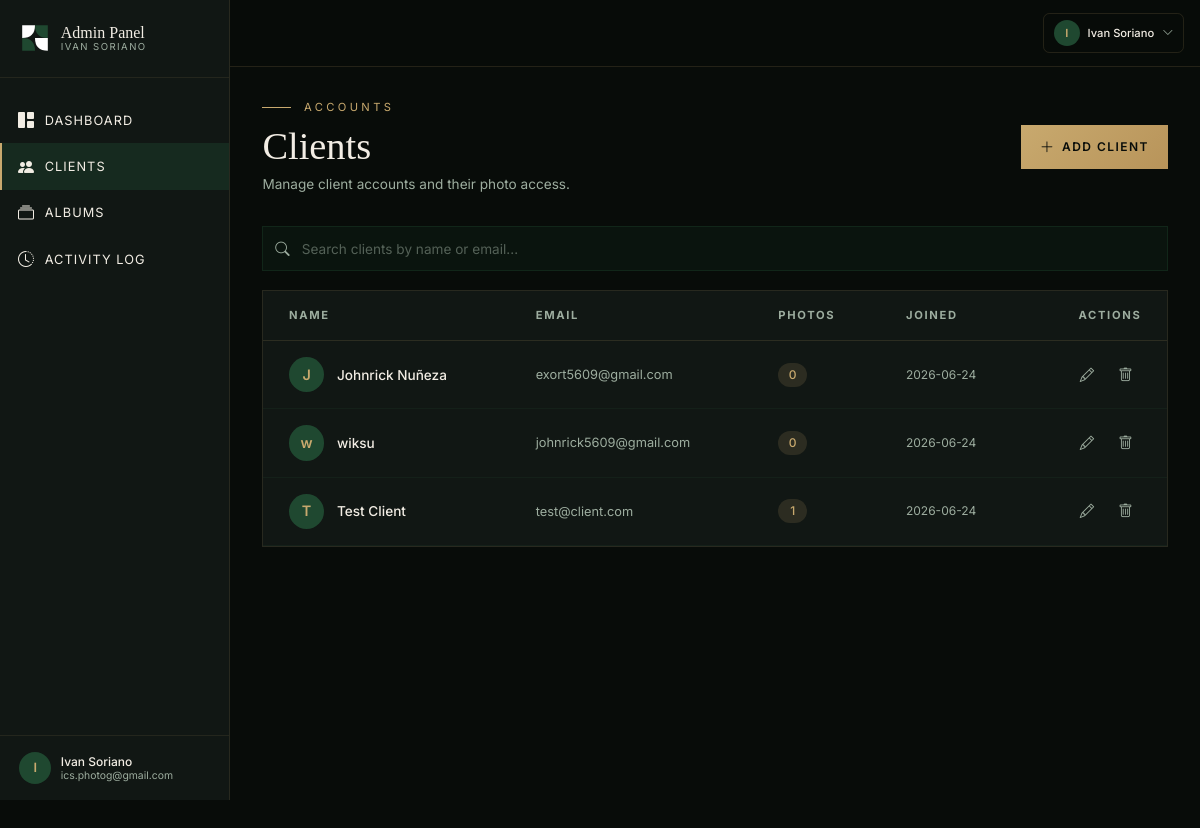
Before: /admin/clients (signed in) with the older database file.
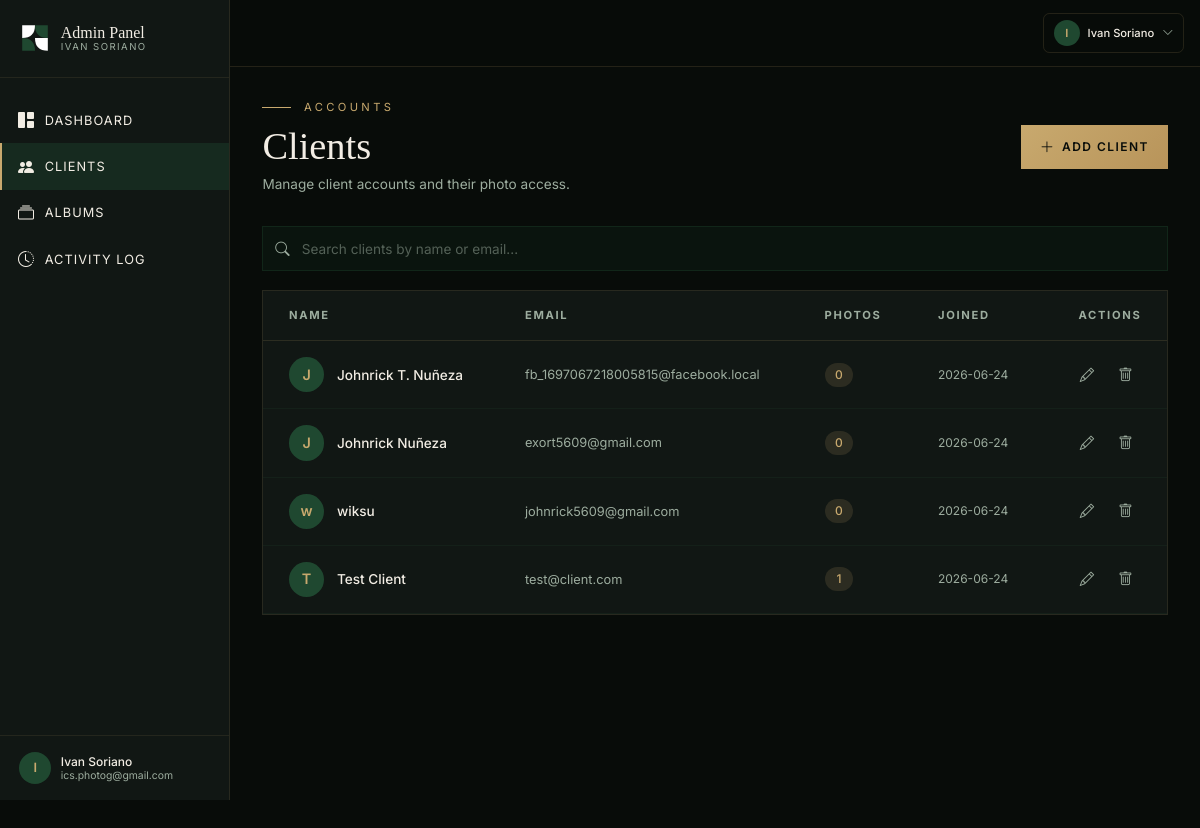
After: the same page with the newer database file.
### models.py (models this page shows, shortened)
class User(UserMixin, db.Model):
    __tablename__ = "users"
    id = db.Column(db.Integer, primary_key=True)
    email = db.Column(db.String(120), unique=True, nullable=False)
    password_hash = db.Column(db.String(256), nullable=True)
    role = db.Column(db.String(20), nullable=False, default="client")  # 'admin' or 'client'
    name = db.Column(db.String(100), nullable=False, default="")
    created_at = db.Column(db.DateTime, default=datetime.utcnow)
    failed_login_count = db.Column(db.Integer, default=0)
    locked_until = db.Column(db.DateTime, nullable=True)
    oauth_provider = db.Column(db.String(20), nullable=True)  # 'facebook', 'google', or None
    assignments = db.relationship("PhotoAssignment", backref="client", foreign_keys="PhotoAssignment.client_id", cascade="all, delete-orphan")
    @property
    def is_admin(self):
        return self.role == "admin"

### admin.py (the view)
@admin_bp.route("/clients")
@admin_required
def clients():
    client_list = User.query.filter_by(role="client").order_by(User.created_at.desc()).all()
    return render_template("admin/clients.html", clients=client_list)

### admin.py (called while the page is built)
def admin_required(f):
    @wraps(f)
    @login_required
    def decorated(*args, **kwargs):
        if not current_user.is_admin:
            return redirect(url_for("client.gallery"))
        return f(*args, **kwargs)
    return decorated

### app.py (called while the page is built)
@login_manager.user_loader
def load_user(user_id):
    return User.query.get(int(user_id))

### templates/admin/clients.html (shortened to what the changed rows need)
{% extends "admin/base.html" %}
{% block content %}
<div class="admin-animate">
  <div class="flex items-center justify-between mb-10">
    <div>
      <h1 style="font-family: var(--font-display); color: var(--isp-cream); font-size: 48px; font-weight: 300; line-height: 1.1;">Clients</h1>
    </div>
  </div>
  {% if clients %}
  <div class="admin-card overflow-x-auto">
    <table class="w-full">
      <thead>
        <tr style="border-bottom: 1px solid rgba(200,169,110,0.15);">
          <th class="text-left px-8 py-5 uppercase" style="font-size: 14px; letter-spacing: 0.15em; color: var(--isp-text-muted);">Name</th>
          <th class="text-left px-8 py-5 uppercase" style="font-size: 14px; letter-spacing: 0.15em; color: var(--isp-text-muted);">Email</th>
          <th class="text-left px-8 py-5 uppercase" style="font-size: 14px; letter-spacing: 0.15em; color: var(--isp-text-muted);">Photos</th>
          <th class="text-left px-8 py-5 uppercase" style="font-size: 14px; letter-spacing: 0.15em; color: var(--isp-text-muted);">Joined</th>
          <th class="text-right px-8 py-5 uppercase" style="font-size: 14px; letter-spacing: 0.15em; color: var(--isp-text-muted);">Actions</th>
        </tr>
      </thead>
      <tbody>
        {% for c in clients %}
        <tr style="border-bottom: 1px solid rgba(31,72,48,0.2); transition: background-color 0.2s ease;" data-client-name="{{ c.name|lower }} {{ c.email|lower }}" onmouseover="this.style.backgroundColor='rgba(31,72,48,0.1)'" onmouseout="this.style.backgroundColor='transparent'">
          <td class="px-8 py-5">
            <div class="flex items-center gap-4">
              <div class="w-11 h-11 rounded-full flex items-center justify-center flex-shrink-0" style="background-color: var(--isp-green); color: var(--isp-gold); font-size: 18px; font-weight: 600;">
                {{ c.name[0] if c.name else '?' }}
              </div>
              <span style="color: var(--isp-cream); font-size: 17px; font-weight: 500;">{{ c.name }}</span>
            </div>
          </td>
          <td class="px-8 py-5" style="color: var(--isp-text-muted); font-size: 16px;">{{ c.email }}</td>
          <td class="px-8 py-5">
            <span class="inline-flex items-center justify-center px-3 py-1 rounded-full" style="background-color: rgba(200,169,110,0.15); color: var(--isp-gold); font-size: 15px; font-weight: 500; min-width: 36px;">
              {{ c.assignments | length }}
            </span>
          </td>
          <td class="px-8 py-5" style="color: var(--isp-text-muted); font-size: 15px;">{{ c.created_at.strftime('%Y-%m-%d') }}</td>
          <td class="px-8 py-5 text-right">
            <div class="flex items-center justify-end gap-2">
              <button onclick="openEditModal({{ c.id }})"
                class="inline-flex items-center justify-center w-10 h-10 rounded-lg transition-all hover:bg-isp-green"
                style="color: var(--isp-text-muted);" title="Edit">
                <i class="bi bi-pencil" style="font-size: 18px;"></i>
              </button>
              <button onclick="deleteClient({{ c.id }}, '{{ c.name }}')"
                class="inline-flex items-center justify-center w-10 h-10 rounded-lg transition-all hover:bg-red-900/30"
                style="color: var(--isp-text-muted);" title="Delete">
                <i class="bi bi-trash" style="font-size: 18px;"></i>
              </button>
            </div>
          </td>
        </tr>
        {% endfor %}
      </tbody>
    </table>
  </div>
  {% endif %}
</div>
{% endblock %}

Changed rows visible on the page:
added User: name "J", name "Johnrick T. Nuñeza", email "fb_1697067218005815@facebook.local", assignments|length "0", created_at "2026-06-24"
